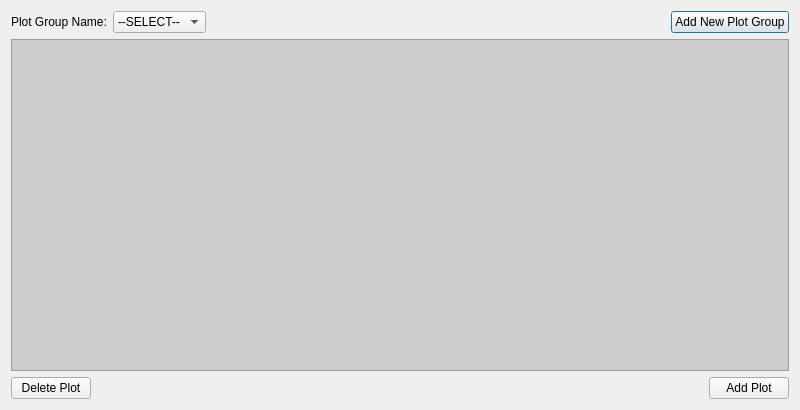
<?xml version="1.0" encoding="UTF-8"?>
<ui version="4.0">
 <class>PlotsConfigDialog</class>
 <widget class="QDialog" name="PlotsConfigDialog">
  <property name="geometry">
   <rect>
    <x>0</x>
    <y>0</y>
    <width>800</width>
    <height>410</height>
   </rect>
  </property>
  <property name="windowTitle">
   <string>Dialog</string>
  </property>
  <property name="styleSheet">
   <string notr="true">QListWidget {
	background: #CCCCCC;
}

QListWidget::item:selected {
	border: 1px solid #666666;
	rgba(255, 255, 255, 0);
}

QListView::item:selected:!active {
    background: qlineargradient(x1: 0, y1: 0, x2: 0, y2: 1,
                                stop: 0 #ABAFE5, stop: 1 #8588B2);
}

QListView::item:selected:active {
    background: qlineargradient(x1: 0, y1: 0, x2: 0, y2: 1,
                                stop: 0 #6a6ea9, stop: 1 #888dd9);
}

QListView::item:hover {
    background: qlineargradient(x1: 0, y1: 0, x2: 0, y2: 1,
                                stop: 0 #FAFBFE, stop: 1 #DCDEF1);
}</string>
  </property>
  <layout class="QVBoxLayout" name="verticalLayout">
   <item>
    <layout class="QHBoxLayout" name="horizontalLayout">
     <item>
      <widget class="QLabel" name="label">
       <property name="text">
        <string>Plot Group Name:</string>
       </property>
      </widget>
     </item>
     <item>
      <widget class="QComboBox" name="comboBoxPlotGroup">
       <property name="editable">
        <bool>false</bool>
       </property>
       <item>
        <property name="text">
         <string>--SELECT--</string>
        </property>
       </item>
      </widget>
     </item>
     <item>
      <spacer name="horizontalSpacer">
       <property name="orientation">
        <enum>Qt::Horizontal</enum>
       </property>
       <property name="sizeHint" stdset="0">
        <size>
         <width>40</width>
         <height>20</height>
        </size>
       </property>
      </spacer>
     </item>
     <item>
      <widget class="QPushButton" name="pushButtonAddNewPlotGroup">
       <property name="text">
        <string>Add New Plot Group</string>
       </property>
      </widget>
     </item>
    </layout>
   </item>
   <item>
    <widget class="QListWidget" name="listWidgetPlots">
     <property name="styleSheet">
      <string notr="true"/>
     </property>
    </widget>
   </item>
   <item>
    <layout class="QHBoxLayout" name="horizontalLayout_2">
     <item>
      <widget class="QPushButton" name="pushButtonDeletePlot">
       <property name="text">
        <string>Delete Plot</string>
       </property>
      </widget>
     </item>
     <item>
      <spacer name="horizontalSpacer_2">
       <property name="orientation">
        <enum>Qt::Horizontal</enum>
       </property>
       <property name="sizeHint" stdset="0">
        <size>
         <width>40</width>
         <height>20</height>
        </size>
       </property>
      </spacer>
     </item>
     <item>
      <widget class="QPushButton" name="pushButtonAddPlot">
       <property name="text">
        <string>Add Plot</string>
       </property>
      </widget>
     </item>
    </layout>
   </item>
  </layout>
 </widget>
 <resources/>
 <connections/>
 <designerdata>
  <property name="gridDeltaX">
   <number>5</number>
  </property>
  <property name="gridDeltaY">
   <number>5</number>
  </property>
  <property name="gridSnapX">
   <bool>true</bool>
  </property>
  <property name="gridSnapY">
   <bool>true</bool>
  </property>
  <property name="gridVisible">
   <bool>true</bool>
  </property>
 </designerdata>
</ui>
